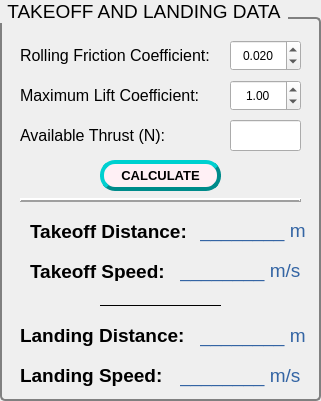
   <widget class="QGroupBox" name="toLandingData_groupBox">
    <property name="geometry">
     <rect>
      <x>10</x>
      <y>150</y>
      <width>321</width>
      <height>401</height>
     </rect>
    </property>
    <property name="sizePolicy">
     <sizepolicy hsizetype="Fixed" vsizetype="Fixed">
      <horstretch>0</horstretch>
      <verstretch>0</verstretch>
     </sizepolicy>
    </property>
    <property name="styleSheet">
     <string notr="true">QGroupBox
{
		font-size: 14pt;
		border: 2px solid gray;
		border-radius: 5px;
		margin-top: 17px;
}

QGroupBox::title
{
		subcontrol-origin: margin;
		subcontrol-position: top left;
		padding: 0 5px;
}
</string>
    </property>
    <property name="title">
     <string>TAKEOFF AND LANDING DATA</string>
    </property>
    <widget class="QLabel" name="toSpeed_label">
     <property name="geometry">
      <rect>
       <x>30</x>
       <y>260</y>
       <width>141</width>
       <height>21</height>
      </rect>
     </property>
     <property name="sizePolicy">
      <sizepolicy hsizetype="Fixed" vsizetype="Fixed">
       <horstretch>0</horstretch>
       <verstretch>0</verstretch>
      </sizepolicy>
     </property>
     <property name="styleSheet">
      <string notr="true">QLabel {font: bold 11pt Ubuntu}</string>
     </property>
     <property name="text">
      <string>&lt;html&gt;&lt;head/&gt;&lt;body&gt;&lt;p&gt;&lt;span style=&quot; font-size:14pt; font-weight:600;&quot;&gt;Takeoff Speed: &lt;/span&gt;&lt;/p&gt;&lt;/body&gt;&lt;/html&gt;</string>
     </property>
    </widget>
    <widget class="Line" name="toLandingData_line2">
     <property name="geometry">
      <rect>
       <x>100</x>
       <y>290</y>
       <width>121</width>
       <height>31</height>
      </rect>
     </property>
     <property name="frameShadow">
      <enum>QFrame::Plain</enum>
     </property>
     <property name="lineWidth">
      <number>1</number>
     </property>
     <property name="orientation">
      <enum>Qt::Horizontal</enum>
     </property>
    </widget>
    <widget class="QLabel" name="landingDistance_label">
     <property name="geometry">
      <rect>
       <x>20</x>
       <y>320</y>
       <width>171</width>
       <height>31</height>
      </rect>
     </property>
     <property name="sizePolicy">
      <sizepolicy hsizetype="Fixed" vsizetype="Fixed">
       <horstretch>0</horstretch>
       <verstretch>0</verstretch>
      </sizepolicy>
     </property>
     <property name="styleSheet">
      <string notr="true">QLabel {font: bold 11pt Ubuntu}</string>
     </property>
     <property name="text">
      <string>&lt;html&gt;&lt;head/&gt;&lt;body&gt;&lt;p&gt;&lt;span style=&quot; font-size:14pt; font-weight:600;&quot;&gt;Landing Distance:&lt;/span&gt;&lt;/p&gt;&lt;/body&gt;&lt;/html&gt;</string>
     </property>
     <property name="scaledContents">
      <bool>false</bool>
     </property>
     <property name="alignment">
      <set>Qt::AlignLeading|Qt::AlignLeft|Qt::AlignVCenter</set>
     </property>
    </widget>
    <widget class="QLabel" name="landingSpeed_label">
     <property name="geometry">
      <rect>
       <x>20</x>
       <y>360</y>
       <width>151</width>
       <height>31</height>
      </rect>
     </property>
     <property name="sizePolicy">
      <sizepolicy hsizetype="Fixed" vsizetype="Fixed">
       <horstretch>0</horstretch>
       <verstretch>0</verstretch>
      </sizepolicy>
     </property>
     <property name="styleSheet">
      <string notr="true">QLabel {font: bold 11pt Ubuntu}</string>
     </property>
     <property name="frameShape">
      <enum>QFrame::NoFrame</enum>
     </property>
     <property name="text">
      <string>&lt;html&gt;&lt;head/&gt;&lt;body&gt;&lt;p&gt;&lt;span style=&quot; font-size:14pt; font-weight:600;&quot;&gt;Landing Speed:&lt;/span&gt;&lt;/p&gt;&lt;/body&gt;&lt;/html&gt;</string>
     </property>
    </widget>
    <widget class="Line" name="toLandingData_line">
     <property name="geometry">
      <rect>
       <x>20</x>
       <y>190</y>
       <width>281</width>
       <height>20</height>
      </rect>
     </property>
     <property name="sizePolicy">
      <sizepolicy hsizetype="Fixed" vsizetype="Fixed">
       <horstretch>0</horstretch>
       <verstretch>0</verstretch>
      </sizepolicy>
     </property>
     <property name="frameShadow">
      <enum>QFrame::Raised</enum>
     </property>
     <property name="lineWidth">
      <number>2</number>
     </property>
     <property name="orientation">
      <enum>Qt::Horizontal</enum>
     </property>
    </widget>
    <widget class="QDoubleSpinBox" name="rollingFriction_doubleSpinBox">
     <property name="geometry">
      <rect>
       <x>230</x>
       <y>40</y>
       <width>71</width>
       <height>31</height>
      </rect>
     </property>
     <property name="sizePolicy">
      <sizepolicy hsizetype="Fixed" vsizetype="Fixed">
       <horstretch>0</horstretch>
       <verstretch>0</verstretch>
      </sizepolicy>
     </property>
     <property name="alignment">
      <set>Qt::AlignCenter</set>
     </property>
     <property name="buttonSymbols">
      <enum>QAbstractSpinBox::UpDownArrows</enum>
     </property>
     <property name="decimals">
      <number>3</number>
     </property>
     <property name="minimum">
      <double>0.010000000000000</double>
     </property>
     <property name="maximum">
      <double>0.080000000000000</double>
     </property>
     <property name="singleStep">
      <double>0.010000000000000</double>
     </property>
     <property name="value">
      <double>0.020000000000000</double>
     </property>
    </widget>
    <widget class="QLabel" name="rollingFriction_label">
     <property name="geometry">
      <rect>
       <x>20</x>
       <y>40</y>
       <width>201</width>
       <height>31</height>
      </rect>
     </property>
     <property name="sizePolicy">
      <sizepolicy hsizetype="Fixed" vsizetype="Fixed">
       <horstretch>0</horstretch>
       <verstretch>0</verstretch>
      </sizepolicy>
     </property>
     <property name="styleSheet">
      <string notr="true">QLabel {font: 11pt &quot;Ubuntu&quot;}</string>
     </property>
     <property name="text">
      <string>&lt;html&gt;&lt;head/&gt;&lt;body&gt;&lt;p&gt;&lt;span style=&quot; font-size:12pt;&quot;&gt;Rolling Friction Coefficient:&lt;/span&gt;&lt;/p&gt;&lt;/body&gt;&lt;/html&gt;</string>
     </property>
    </widget>
    <widget class="QLabel" name="maxcl_label">
     <property name="geometry">
      <rect>
       <x>20</x>
       <y>80</y>
       <width>201</width>
       <height>31</height>
      </rect>
     </property>
     <property name="sizePolicy">
      <sizepolicy hsizetype="Fixed" vsizetype="Fixed">
       <horstretch>0</horstretch>
       <verstretch>0</verstretch>
      </sizepolicy>
     </property>
     <property name="styleSheet">
      <string notr="true">QLabel {font: 11pt &quot;Ubuntu&quot;}</string>
     </property>
     <property name="text">
      <string>&lt;html&gt;&lt;head/&gt;&lt;body&gt;&lt;p&gt;&lt;span style=&quot; font-size:12pt;&quot;&gt;Maximum Lift Coefficient:&lt;/span&gt;&lt;/p&gt;&lt;/body&gt;&lt;/html&gt;</string>
     </property>
    </widget>
    <widget class="QDoubleSpinBox" name="maxcl_doubleSpinBox">
     <property name="geometry">
      <rect>
       <x>230</x>
       <y>80</y>
       <width>71</width>
       <height>31</height>
      </rect>
     </property>
     <property name="sizePolicy">
      <sizepolicy hsizetype="Fixed" vsizetype="Fixed">
       <horstretch>0</horstretch>
       <verstretch>0</verstretch>
      </sizepolicy>
     </property>
     <property name="alignment">
      <set>Qt::AlignCenter</set>
     </property>
     <property name="minimum">
      <double>0.010000000000000</double>
     </property>
     <property name="maximum">
      <double>2.500000000000000</double>
     </property>
     <property name="singleStep">
      <double>0.200000000000000</double>
     </property>
     <property name="value">
      <double>1.000000000000000</double>
     </property>
    </widget>
    <widget class="QPushButton" name="toLandingDataCalculate_pushButton">
     <property name="geometry">
      <rect>
       <x>100</x>
       <y>160</y>
       <width>121</width>
       <height>31</height>
      </rect>
     </property>
     <property name="sizePolicy">
      <sizepolicy hsizetype="Fixed" vsizetype="Fixed">
       <horstretch>0</horstretch>
       <verstretch>0</verstretch>
      </sizepolicy>
     </property>
     <property name="styleSheet">
      <string notr="true">QPushButton
{
		font-weight: bold;
		font-size: 10pt;
		border-style: outset;
		border-radius: 15px;
		border-width: 4px;
		background-color: lavenderblush;
		border-color: darkcyan;
}
QPushButton::pressed
{
		font-weight: bold;
		font-size: 9pt;
		border-style: inset;
		border-radius: 15px;
		border-width: 3px;
		background-color: lavenderblush;
		border-color: green;
}</string>
     </property>
     <property name="text">
      <string>CALCULATE</string>
     </property>
    </widget>
    <widget class="QLabel" name="avthrust_label">
     <property name="geometry">
      <rect>
       <x>20</x>
       <y>120</y>
       <width>171</width>
       <height>31</height>
      </rect>
     </property>
     <property name="sizePolicy">
      <sizepolicy hsizetype="Fixed" vsizetype="Fixed">
       <horstretch>0</horstretch>
       <verstretch>0</verstretch>
      </sizepolicy>
     </property>
     <property name="styleSheet">
      <string notr="true">QLabel {font: 11pt &quot;Ubuntu&quot;}</string>
     </property>
     <property name="text">
      <string>&lt;html&gt;&lt;head/&gt;&lt;body&gt;&lt;p&gt;&lt;span style=&quot; font-size:12pt;&quot;&gt;Available Thrust (N):&lt;/span&gt;&lt;/p&gt;&lt;/body&gt;&lt;/html&gt;</string>
     </property>
    </widget>
    <widget class="QLineEdit" name="avthrust_lineEdit">
     <property name="geometry">
      <rect>
       <x>230</x>
       <y>120</y>
       <width>71</width>
       <height>31</height>
      </rect>
     </property>
     <property name="alignment">
      <set>Qt::AlignCenter</set>
     </property>
     <property name="clearButtonEnabled">
      <bool>true</bool>
     </property>
    </widget>
    <widget class="QLabel" name="toDistance_EditLabel">
     <property name="geometry">
      <rect>
       <x>200</x>
       <y>210</y>
       <width>141</width>
       <height>41</height>
      </rect>
     </property>
     <property name="sizePolicy">
      <sizepolicy hsizetype="Fixed" vsizetype="Fixed">
       <horstretch>0</horstretch>
       <verstretch>0</verstretch>
      </sizepolicy>
     </property>
     <property name="styleSheet">
      <string notr="true">QLabel 
{
		color: greergb(52, 101, 164);
		font: 11pt &quot;Ubuntu&quot;;
}</string>
     </property>
     <property name="text">
      <string>&lt;html&gt;&lt;head/&gt;&lt;body&gt;&lt;p&gt;&lt;span style=&quot; font-size:14pt; color:#3465a4;&quot;&gt;________ m&lt;/span&gt;&lt;/p&gt;&lt;/body&gt;&lt;/html&gt;</string>
     </property>
    </widget>
    <widget class="QLabel" name="toSpeed_EditLabel">
     <property name="geometry">
      <rect>
       <x>180</x>
       <y>250</y>
       <width>141</width>
       <height>41</height>
      </rect>
     </property>
     <property name="sizePolicy">
      <sizepolicy hsizetype="Fixed" vsizetype="Fixed">
       <horstretch>0</horstretch>
       <verstretch>0</verstretch>
      </sizepolicy>
     </property>
     <property name="styleSheet">
      <string notr="true">QLabel 
{
		color: greergb(52, 101, 164);
		font: 11pt &quot;Ubuntu&quot;;
}</string>
     </property>
     <property name="text">
      <string>&lt;html&gt;&lt;head/&gt;&lt;body&gt;&lt;p&gt;&lt;span style=&quot; font-size:14pt; color:#3465a4;&quot;&gt;________ m/s&lt;/span&gt;&lt;/p&gt;&lt;/body&gt;&lt;/html&gt;</string>
     </property>
    </widget>
    <widget class="QLabel" name="landingDistance_EditLabel">
     <property name="geometry">
      <rect>
       <x>200</x>
       <y>320</y>
       <width>141</width>
       <height>31</height>
      </rect>
     </property>
     <property name="sizePolicy">
      <sizepolicy hsizetype="Fixed" vsizetype="Fixed">
       <horstretch>0</horstretch>
       <verstretch>0</verstretch>
      </sizepolicy>
     </property>
     <property name="styleSheet">
      <string notr="true">QLabel 
{
		color: greergb(52, 101, 164);
		font: 11pt &quot;Ubuntu&quot;;
}</string>
     </property>
     <property name="text">
      <string>&lt;html&gt;&lt;head/&gt;&lt;body&gt;&lt;p&gt;&lt;span style=&quot; font-size:14pt; color:#3465a4;&quot;&gt;________ m&lt;/span&gt;&lt;/p&gt;&lt;/body&gt;&lt;/html&gt;</string>
     </property>
    </widget>
    <widget class="QLabel" name="landingSpeed_EditLabel">
     <property name="geometry">
      <rect>
       <x>180</x>
       <y>360</y>
       <width>141</width>
       <height>31</height>
      </rect>
     </property>
     <property name="sizePolicy">
      <sizepolicy hsizetype="Fixed" vsizetype="Fixed">
       <horstretch>0</horstretch>
       <verstretch>0</verstretch>
      </sizepolicy>
     </property>
     <property name="styleSheet">
      <string notr="true">QLabel 
{
		color: greergb(52, 101, 164);
		font: 11pt &quot;Ubuntu&quot;;
}</string>
     </property>
     <property name="text">
      <string>&lt;html&gt;&lt;head/&gt;&lt;body&gt;&lt;p&gt;&lt;span style=&quot; font-size:14pt; color:#3465a4;&quot;&gt;________ m/s&lt;/span&gt;&lt;/p&gt;&lt;/body&gt;&lt;/html&gt;</string>
     </property>
    </widget>
    <widget class="QLabel" name="toSpeed_label_2">
     <property name="geometry">
      <rect>
       <x>30</x>
       <y>220</y>
       <width>161</width>
       <height>21</height>
      </rect>
     </property>
     <property name="sizePolicy">
      <sizepolicy hsizetype="Fixed" vsizetype="Fixed">
       <horstretch>0</horstretch>
       <verstretch>0</verstretch>
      </sizepolicy>
     </property>
     <property name="styleSheet">
      <string notr="true">QLabel {font: bold 11pt Ubuntu}</string>
     </property>
     <property name="text">
      <string>&lt;html&gt;&lt;head/&gt;&lt;body&gt;&lt;p&gt;&lt;span style=&quot; font-size:14pt;&quot;&gt;Takeoff Distance: &lt;/span&gt;&lt;/p&gt;&lt;/body&gt;&lt;/html&gt;</string>
     </property>
    </widget>
   </widget>
